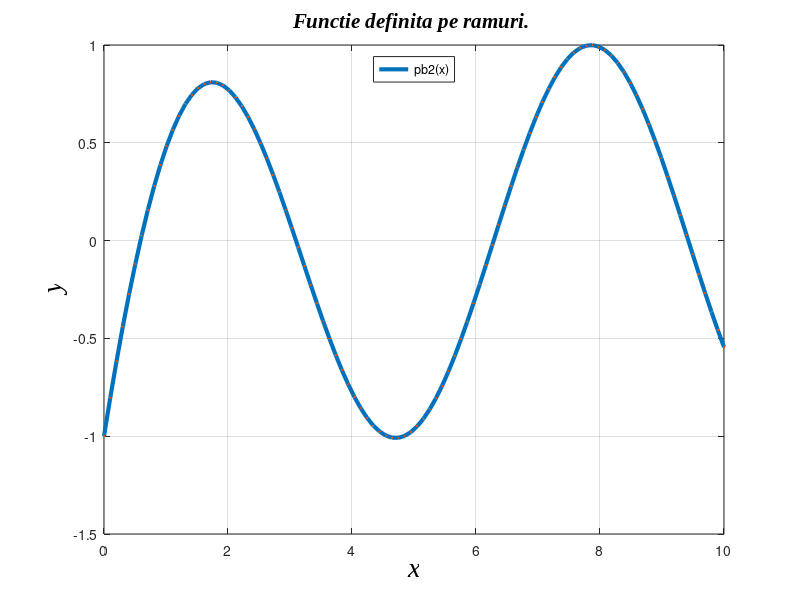

MATLAB code to generate this figure: (Note: this script raises an error after producing the figure.)
% tema 2 pct a
f=@(x)sin(x)-exp(-x);
x=linspace(0,10,100);
y=f(x);
plot(x,y,'Linewidth',3)
hold on
grid on
for i=1:length(x)
    y(i)=f(x(i));
end
plot(x,y,'.','markersize',5)
title('Functie definita pe ramuri. ','FontAngle','italic', 'FontName','Times New Roman','FontSize',15,'Color','k')
xlabel('x','FontAngle','italic','FontName','Times New Roman','FontSize',20,'Color','k')
ylabel('y','FontAngle','italic','FontName','Times New Roman','FontSize',20,'Color','k')
grid on
legend('pb2(x)','Location','North')


% tema 2 pct b
type('MetSecantei');


type('MetPozFalse');

% Problema d Tema 2
f=@(x)sin(x)-exp(-x);
x=linspace(0,10,100);
y=f(x);
plot(x,y,'Linewidth',3)
hold on
grid on
[interval]=cautainterval(f,0,10,50)
for i=1: size(interval,1)
    x1=interval(i,1)
    x2=interval(i,2)
    fill([x1 x1 x2 x2 x1],[-0.3,0.3,0.3,-0.3,-0.3],[0.7 0.3 0.9 0.5 0.7])
    r(i)=MetSecantei(f,x1,x2,x1,x2,10^(-3));
end
plot(r,f(r),'o','Markerfacecolor','y','Markersize',10)

% Problema e Tema 2
f=@(x)sin(x)-exp(-x);
x=linspace(0,10,100);
y=f(x);
plot(x,y,'Linewidth',3)
hold on
grid on
[interval]=cautainterval(f,0,10,50)
for i=1: size(interval,1)
    x1=interval(i,1)
    x2=interval(i,2)
    fill([x1 x1 x2 x2 x1],[-0.3,0.3,0.3,-0.3,-0.3],[0.7 0.3 0.9 0.5 0.7])
    r(i)=MetPozFalse(f,x1,x2,10^(-3));
end
plot(r,f(r),'o','Markerfacecolor','y','Markersize',10)